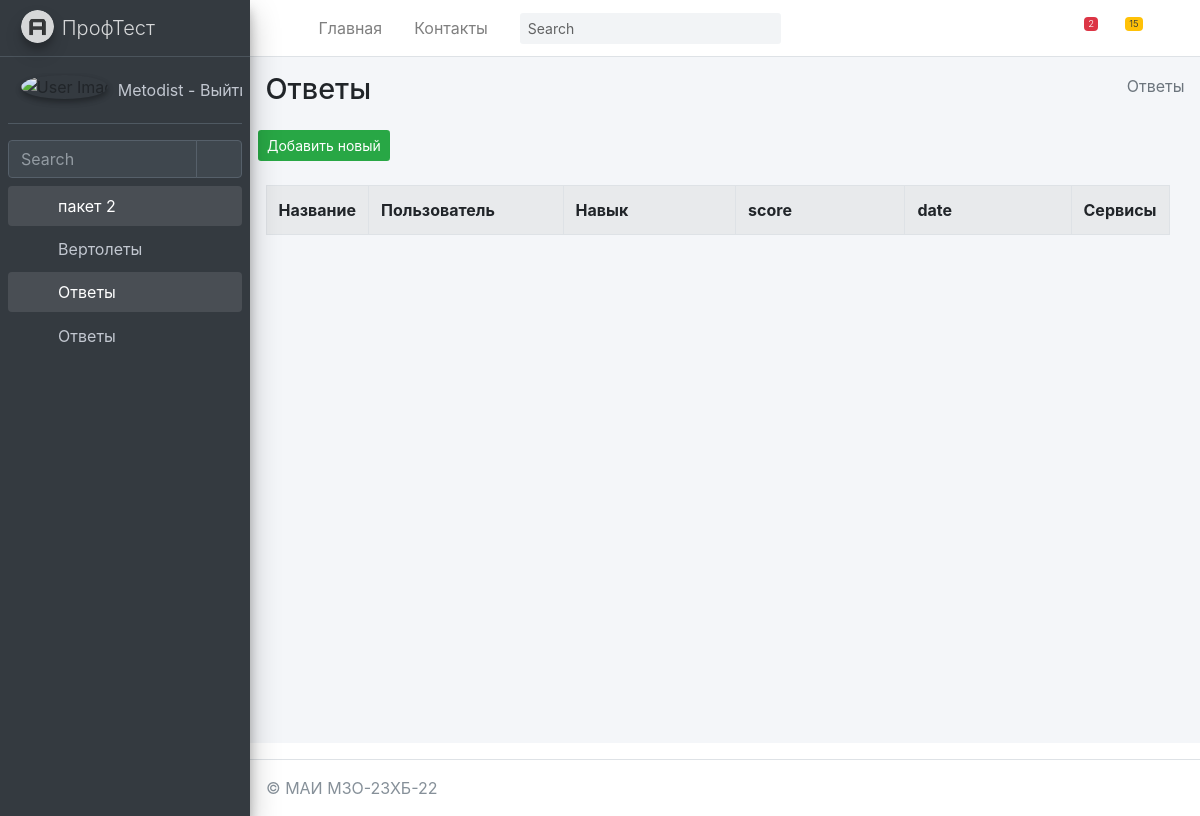
The page /testik/Answers/ (signed in) on the database as committed earlier.
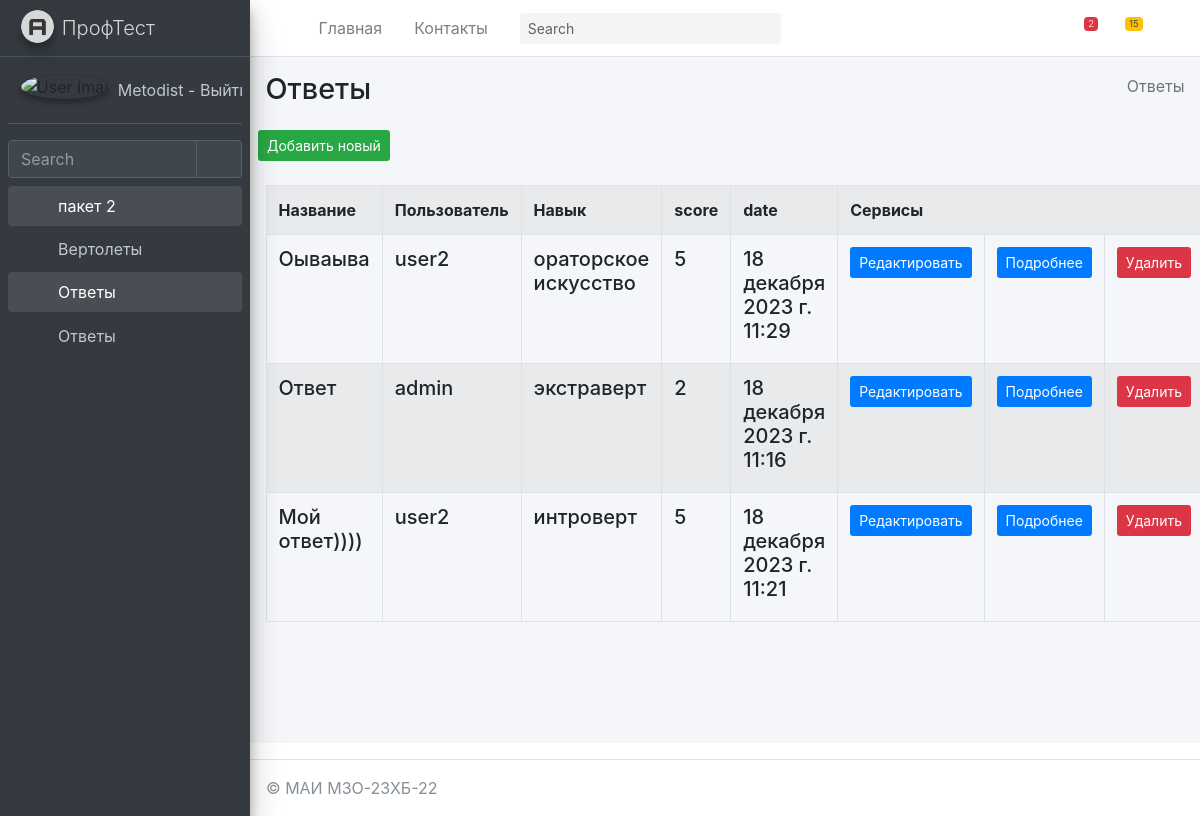
The same page on the database as committed later.
### mysite/testik/models.py (models this page shows, shortened)
class Answers(models.Model):
    title = models.TextField(max_length=50, verbose_name="Название")
    users = models.ForeignKey(User, on_delete=models.PROTECT, verbose_name="Пользователь", related_name="SkillsUser")
    skills = models.ForeignKey(Skills, on_delete=models.PROTECT, verbose_name="Навык", related_name="SkillsAns")
    score = models.PositiveIntegerField(validators=[
            MaxValueValidator(5),
            MinValueValidator(1)
        ])
    date = models.DateTimeField(auto_now_add=True)
    class Meta:
        ordering = ["-title"]
        verbose_name = "Ответ"
        verbose_name_plural = "Ответы"

### mysite/anketa/models.py (models this page shows, shortened)
class Skills(models.Model):
    title = models.TextField(max_length=50, verbose_name="Название")
    class Meta:
        ordering = ["-title"]
        verbose_name = "Навык"
        verbose_name_plural = "Навыки"
    def __str__(self):
        return self.title

### mysite/testik/views.py (the view)
# urls.py: path('Answers/', AnswersView.as_view(), name='Answers'),
@method_decorator(login_required(login_url='/login/'), name='dispatch')
class AnswersView(ListView):
	model = Answers
	context_object_name = 'Answers_list'
	success_url = reverse_lazy('testik:AnswersView')
	paginate_by = item_for_page
	def get_context_data(self, *, object_list=None, **kwargs):
		context = super(AnswersView,self).get_context_data(**kwargs)
		context['sometry'] = self.model._meta.verbose_name_plural
		context['col1name'] = self.model._meta.get_field("title").verbose_name
		context['col2name'] = self.model._meta.get_field("users").verbose_name
		context['col3name'] = self.model._meta.get_field("skills").verbose_name
		context['col4name'] = self.model._meta.get_field("score").verbose_name
		context['col5name'] = self.model._meta.get_field("date").verbose_name
		context['collastname'] = 'Ответы'
		return context

### mysite/testik/templates/testik/answers_list.html (shortened to what this page needs)
{% extends "testik/base.html" %}
{% block content %}
{% load testik_tags %}
<div class="content-wrapper">
    {% block sidebar %}
    {% include 'testik/includes/_breadcrumb.html' %}
    {% endblock %}
    <section class="content">
        <button class="btn bg-success btn-sm">
            <a href="{% url 'testik:AnswersCreate' %}" class=''>
                Добавить новый
            </a>
        </button>
        <br><br>
        <div class="container-fluid row">
            <div class="col-md-12">
                <table class="table table-striped table-bordered ">
                    <tr>
                        <th class="w-10">{{ col1name }}</th>
                        <th class="w-25">{{ col2name }}</th>
                        <th class="w-25">{{ col3name }}</th>
                        <th class="w-25">{{ col4name }}</th>
                        <th class="w-25">{{ col5name }}</th>
                        <th colspan="3">Сервисы</th>
                    </tr>
                    {% for item in Answers_list %}
                    <tr>
                        <td>
                            <h5 class="testikd-title">
                                {{ item.title }}
                            </h5>
                        </td>
                        <td>
                            <h5 class="testikd-title">
                                {{ item.users }}
                            </h5>
                        </td>
                        <td>
                            <h5 class="testikd-title">
                                {{ item.skills }}
                            </h5>
                        </td>
                        <td>
                            <h5 class="testikd-title">
                                {{ item.score }}
                            </h5>
                        </td>
                        <td>
                            <h5 class="testikd-title">
                                {{ item.date }}
                            </h5>
                        </td>
                        <td>
                            <button class="btn bg-primary  btn-sm">
                                <a href="{% url 'testik:AnswersUpdate' item.pk %}">Редактировать</a>
                            </button>
                        </td>
                        <td>
                            <button class="btn bg-primary  btn-sm">
                                <a href="{% url 'testik:AnswersDetail' item.pk %}">Подробнее</a>
                            </button>
                        </td>
                        <td>
                            <button class="btn bg-danger  btn-sm" >
                                <a href="{% url 'testik:AnswersDelete' item.pk %}">Удалить</a>
                            </button>
                        </td>
                    </tr>
                    {% endfor %}
                </table>
            </div>
        </div>
    </section>
</div>
{% endblock %}

### mysite/testik/templates/testik/base.html (shortened to what this page needs)
{% extends "layouts/base.html" %}
{% load static %}
{% block body_class %} sidebar-mini {% endblock body_class %}
{% block stylesheets %}
    <link rel="stylesheet" href="{{ ASSETS_ROOT }}/plugins/fontawesome-free/css/all.min.css">
    <link rel="stylesheet" href="{{ ASSETS_ROOT }}/css/adminlte.min.css">
{% endblock stylesheets %}

### mysite/templates/layouts/base.html (shortened to what this page needs)
<!DOCTYPE html>
<html lang="ru">
<head>
    {% block stylesheets %}
    {% endblock stylesheets %}
</head>
<body class="hold-transition {% block body_class %}{% endblock body_class %}">
<div class="wrapper">
    {% include 'includes/navigation.html' %}
    {% include 'includes/full_sidebar.html' %}
    {% block content %}{% endblock content %}
    {% include 'includes/footer.html' %}
</div>
</body>
</html>

### mysite/templates/includes/navigation.html (shortened to what this page needs)
<nav class="main-header navbar navbar-expand navbar-white navbar-light">
    <ul class="navbar-nav">
        <li class="nav-item">
            <a class="nav-link" data-widget="pushmenu" href="#" role="button"><i class="fas fa-bars"></i></a>
        </li>
        <li class="nav-item d-none d-sm-inline-block">
            <a href="/" class="nav-link">Главная</a>
        </li>
        <li class="nav-item d-none d-sm-inline-block">
            <a href="#" class="nav-link">Контакты</a>
        </li>
    </ul>
    <form class="form-inline ml-3">
        <div class="input-group input-group-sm">
            <input class="form-control form-control-navbar" type="search" placeholder="Search" aria-label="Search">
            <div class="input-group-append">
                <button class="btn btn-navbar" type="submit">
                    <i class="fas fa-search"></i>
                </button>
            </div>
        </div>
    </form>
    <ul class="navbar-nav ml-auto">
        <li class="nav-item dropdown">
            <a class="nav-link" data-toggle="dropdown" href="#">
                <i class="far fa-comments"></i>
                <span class="badge badge-danger navbar-badge">2</span>
            </a>
        </li>
        <li class="nav-item dropdown">
            <a class="nav-link" data-toggle="dropdown" href="#">
                <span class="badge badge-warning navbar-badge">15</span>
            </a>
        </li>
        <li class="nav-item">
            <a class="nav-link" data-widget="control-sidebar" data-slide="true" href="#" role="button">
                <i class="fas fa-th-large"></i>
            </a>
        </li>
    </ul>
</nav>

### mysite/templates/includes/full_sidebar.html
<aside class="main-sidebar sidebar-dark-primary elevation-4">
    <a href="/" class="brand-link">
        <img src="{{ ASSETS_ROOT }}/img/AdminLTELogo.png" alt="AdminLTE Logo" class="brand-image img-circle elevation-3"
             style="opacity: .8">
        <span class="brand-text font-weight-light">ПрофТест</span>
    </a>
    <div class="sidebar">
        <div class="user-panel mt-3 pb-3 mb-3 d-flex">
            <div class="image">
                <img src="{{ ASSETS_ROOT }}/img/user2-160x160.jpg" class="img-circle elevation-2" alt="User Image">
            </div>
            <div class="info">
                <a href="{% url 'logout' %}" class="d-block">
                    {{ request.user.username }} - Выйти2
                </a>
            </div>
        </div>
        <div class="form-inline">
            <div class="input-group" data-widget="sidebar-search">
                <input class="form-control form-control-sidebar" type="search" placeholder="Search" aria-label="Search">
                <div class="input-group-append">
                    <button class="btn btn-sidebar">
                        <i class="fas fa-search fa-fw"></i>
                    </button>
                </div>
            </div>
        </div>
        <nav class="mt-2">
            <ul class="nav nav-pills nav-sidebar flex-column" data-widget="treeview" role="menu" data-accordion="false">
                {% for item1 in SIDEBAR %}
                    <li class="nav-item {% if 'children' in item1 %} has-treeview menu-is-opening menu-open {% endif %}">
                    <a href="{% if 'children' in item1 %}#{% else %}{{ item1.url }}{% endif %}" class="nav-link">
                        <i class="nav-icon fas fa-circle {{ item1.color }}"></i>
                        <p>
                            {{ item1.name }}
                            {% if 'children' in item1 %}<i class="right fas fa-angle-left"></i>{% endif %}
                        </p>
                    </a>
                    <ul class="nav nav-treeview">
                    {% if 'children' in item1 %}
                        {% for item2 in item1.children %}
                            <li class="nav-item">
                                <a href="{{ item2.url }}" class="nav-link">
                                    <i class="far fa-circle nav-icon"></i>
                                    <p>{{ item2.name }}</p>
                                </a>
                            </li>
                        {% endfor %}
                    {% endif %}
                    </ul>
                    </li>
                {% endfor %}
            </ul>
        </nav>
    </div>
</aside>

### mysite/testik/templates/testik/includes/_breadcrumb.html
<section class="content-header">
    <div class="container-fluid">
        <div class="row mb-2">
            <div class="col-sm-6">
                <h1>{% block title1 %}{{ sometry }} {% endblock %}</h1>
            </div>
            <div class="col-sm-6">
                <ol class="breadcrumb float-sm-right">
                    <li class="breadcrumb-item active">{{ sometry }} </li>
                </ol>
            </div>
        </div>
    </div>
</section>

### mysite/templates/includes/footer.html
  <footer class="main-footer">
    &copy; МАИ М3О-23ХБ-22
  </footer>

Rows that differ between the two databases and show on the page:
added Answers: title "Оываыва", users "user2", skills "ораторское искусство", score "5", date "18 декабря 2023 г. 11:29"
added Answers: title "Ответ", users "admin", skills "экстраверт", score "2", date "18 декабря 2023 г. 11:16"
added Answers: title "Мой ответ))))", users "user2", skills "интроверт", score "5", date "18 декабря 2023 г. 11:21"
